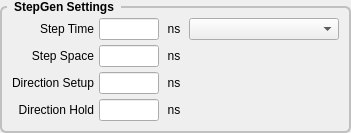
             <widget class="QGroupBox" name="groupBox_4">
              <property name="styleSheet">
               <string notr="true">QGroupBox {
    font: bold;
    border: 2px solid silver;
    border-radius: 6px;
    margin-top: 6px;
}

QGroupBox::title {
    subcontrol-origin: margin;
    left: 7px;
    padding: 0px 5px 0px 5px;
}</string>
              </property>
              <property name="title">
               <string>StepGen Settings</string>
              </property>
              <layout class="QGridLayout" name="gridLayout_5">
               <property name="leftMargin">
                <number>10</number>
               </property>
               <property name="topMargin">
                <number>10</number>
               </property>
               <property name="rightMargin">
                <number>10</number>
               </property>
               <property name="bottomMargin">
                <number>10</number>
               </property>
               <property name="spacing">
                <number>5</number>
               </property>
               <item row="0" column="0">
                <widget class="QLabel" name="label_44">
                 <property name="text">
                  <string>Step Time</string>
                 </property>
                 <property name="alignment">
                  <set>Qt::AlignRight|Qt::AlignTrailing|Qt::AlignVCenter</set>
                 </property>
                </widget>
               </item>
               <item row="0" column="2">
                <widget class="QLabel" name="label_110">
                 <property name="minimumSize">
                  <size>
                   <width>20</width>
                   <height>0</height>
                  </size>
                 </property>
                 <property name="maximumSize">
                  <size>
                   <width>20</width>
                   <height>16777215</height>
                  </size>
                 </property>
                 <property name="text">
                  <string>ns</string>
                 </property>
                 <property name="alignment">
                  <set>Qt::AlignCenter</set>
                 </property>
                </widget>
               </item>
               <item row="1" column="0">
                <widget class="QLabel" name="label_47">
                 <property name="text">
                  <string>Step Space</string>
                 </property>
                 <property name="alignment">
                  <set>Qt::AlignRight|Qt::AlignTrailing|Qt::AlignVCenter</set>
                 </property>
                </widget>
               </item>
               <item row="1" column="2">
                <widget class="QLabel" name="label_102">
                 <property name="minimumSize">
                  <size>
                   <width>20</width>
                   <height>0</height>
                  </size>
                 </property>
                 <property name="maximumSize">
                  <size>
                   <width>20</width>
                   <height>16777215</height>
                  </size>
                 </property>
                 <property name="text">
                  <string>ns</string>
                 </property>
                 <property name="alignment">
                  <set>Qt::AlignCenter</set>
                 </property>
                </widget>
               </item>
               <item row="2" column="0">
                <widget class="QLabel" name="label_48">
                 <property name="text">
                  <string>Direction Setup</string>
                 </property>
                 <property name="alignment">
                  <set>Qt::AlignRight|Qt::AlignTrailing|Qt::AlignVCenter</set>
                 </property>
                </widget>
               </item>
               <item row="2" column="2">
                <widget class="QLabel" name="label_108">
                 <property name="minimumSize">
                  <size>
                   <width>20</width>
                   <height>0</height>
                  </size>
                 </property>
                 <property name="maximumSize">
                  <size>
                   <width>20</width>
                   <height>16777215</height>
                  </size>
                 </property>
                 <property name="text">
                  <string>ns</string>
                 </property>
                 <property name="alignment">
                  <set>Qt::AlignCenter</set>
                 </property>
                </widget>
               </item>
               <item row="3" column="0">
                <widget class="QLabel" name="label_49">
                 <property name="text">
                  <string>Direction Hold</string>
                 </property>
                 <property name="alignment">
                  <set>Qt::AlignRight|Qt::AlignTrailing|Qt::AlignVCenter</set>
                 </property>
                </widget>
               </item>
               <item row="3" column="2">
                <widget class="QLabel" name="label_109">
                 <property name="minimumSize">
                  <size>
                   <width>20</width>
                   <height>0</height>
                  </size>
                 </property>
                 <property name="maximumSize">
                  <size>
                   <width>20</width>
                   <height>16777215</height>
                  </size>
                 </property>
                 <property name="text">
                  <string>ns</string>
                 </property>
                 <property name="alignment">
                  <set>Qt::AlignCenter</set>
                 </property>
                </widget>
               </item>
               <item row="0" column="3">
                <widget class="QComboBox" name="driveCB_0">
                 <property name="sizePolicy">
                  <sizepolicy hsizetype="Preferred" vsizetype="Fixed">
                   <horstretch>0</horstretch>
                   <verstretch>0</verstretch>
                  </sizepolicy>
                 </property>
                 <property name="minimumSize">
                  <size>
                   <width>150</width>
                   <height>0</height>
                  </size>
                 </property>
                </widget>
               </item>
               <item row="2" column="1">
                <widget class="QLineEdit" name="dirSetup_0">
                 <property name="sizePolicy">
                  <sizepolicy hsizetype="Minimum" vsizetype="Fixed">
                   <horstretch>0</horstretch>
                   <verstretch>0</verstretch>
                  </sizepolicy>
                 </property>
                 <property name="minimumSize">
                  <size>
                   <width>0</width>
                   <height>0</height>
                  </size>
                 </property>
                 <property name="maximumSize">
                  <size>
                   <width>60</width>
                   <height>16777215</height>
                  </size>
                 </property>
                 <property name="text">
                  <string/>
                 </property>
                 <property name="alignment">
                  <set>Qt::AlignRight|Qt::AlignTrailing|Qt::AlignVCenter</set>
                 </property>
                </widget>
               </item>
               <item row="3" column="1">
                <widget class="QLineEdit" name="dirHold_0">
                 <property name="sizePolicy">
                  <sizepolicy hsizetype="Minimum" vsizetype="Fixed">
                   <horstretch>0</horstretch>
                   <verstretch>0</verstretch>
                  </sizepolicy>
                 </property>
                 <property name="minimumSize">
                  <size>
                   <width>0</width>
                   <height>0</height>
                  </size>
                 </property>
                 <property name="maximumSize">
                  <size>
                   <width>60</width>
                   <height>16777215</height>
                  </size>
                 </property>
                 <property name="text">
                  <string/>
                 </property>
                 <property name="alignment">
                  <set>Qt::AlignRight|Qt::AlignTrailing|Qt::AlignVCenter</set>
                 </property>
                </widget>
               </item>
               <item row="1" column="1">
                <widget class="QLineEdit" name="stepSpace_0">
                 <property name="sizePolicy">
                  <sizepolicy hsizetype="Minimum" vsizetype="Fixed">
                   <horstretch>0</horstretch>
                   <verstretch>0</verstretch>
                  </sizepolicy>
                 </property>
                 <property name="minimumSize">
                  <size>
                   <width>0</width>
                   <height>0</height>
                  </size>
                 </property>
                 <property name="maximumSize">
                  <size>
                   <width>60</width>
                   <height>16777215</height>
                  </size>
                 </property>
                 <property name="text">
                  <string/>
                 </property>
                 <property name="alignment">
                  <set>Qt::AlignRight|Qt::AlignTrailing|Qt::AlignVCenter</set>
                 </property>
                </widget>
               </item>
               <item row="0" column="1">
                <widget class="QLineEdit" name="stepTime_0">
                 <property name="sizePolicy">
                  <sizepolicy hsizetype="Minimum" vsizetype="Fixed">
                   <horstretch>0</horstretch>
                   <verstretch>0</verstretch>
                  </sizepolicy>
                 </property>
                 <property name="minimumSize">
                  <size>
                   <width>0</width>
                   <height>0</height>
                  </size>
                 </property>
                 <property name="maximumSize">
                  <size>
                   <width>60</width>
                   <height>16777215</height>
                  </size>
                 </property>
                 <property name="inputMask">
                  <string/>
                 </property>
                 <property name="text">
                  <string/>
                 </property>
                 <property name="alignment">
                  <set>Qt::AlignRight|Qt::AlignTrailing|Qt::AlignVCenter</set>
                 </property>
                </widget>
               </item>
              </layout>
             </widget>
